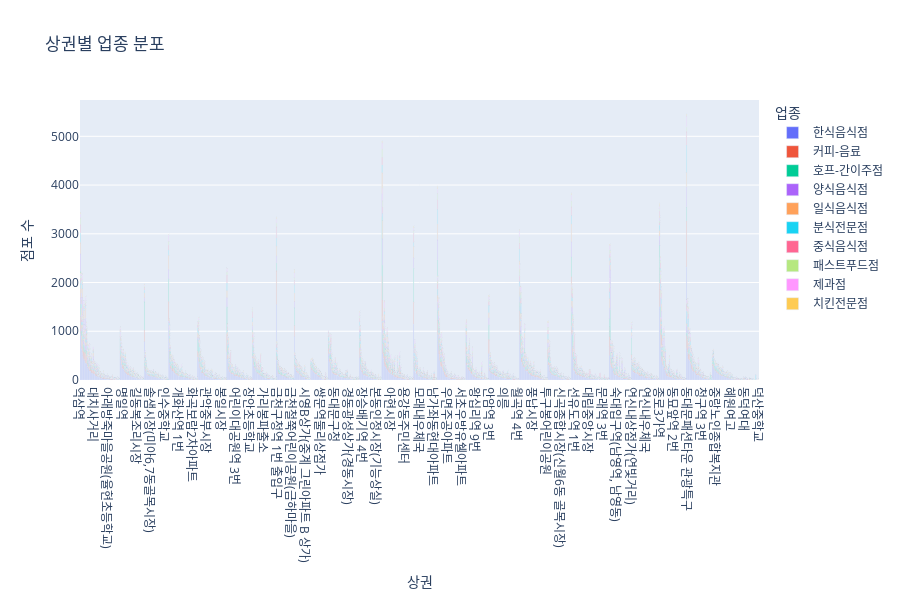

The code cell stored with this chart in its notebook:
### Markdown cell above
#### 전체 상권별 점포수

### Code cell
fig_area = px.bar(df_area,
                  x='상권명',
                  y='점포수',
                  color='업종명',
                  title='상권별 업종 분포',
                  text='점포수')
fig_area.update_layout(xaxis_title='상권', yaxis_title='점포 수', legend_title='업종', height=600)
fig_area.show()

### Figure 1 — Plotly figure (JSON) as saved in the notebook; plotly's stock layout.template omitted (floating-point values rounded to 4 significant figures; data arrays with more than 128 entries replaced by an {"elided": "..."} marker saying what was removed)
{"data": [{"hovertemplate": "업종명=한식음식점<br>상권명=%{x}<br>점포수=%{text}<extra></extra>", "legendgroup": "한식음식점", "marker": {"color": "#636efa", "pattern": {"shape": ""}}, "name": "한식음식점", "orientation": "v", "showlegend": true, "text": {"elided": "1579 float values"}, "textposition": "auto", "type": "bar", "x": {"elided": "1579 str values"}, "xaxis": "x", "y": {"elided": "1579 float values"}, "yaxis": "y"}, {"hovertemplate": "업종명=커피-음료<br>상권명=%{x}<br>점포수=%{text}<extra></extra>", "legendgroup": "커피-음료", "marker": {"color": "#EF553B", "pattern": {"shape": ""}}, "name": "커피-음료", "orientation": "v", "showlegend": true, "text": {"elided": "1533 float values"}, "textposition": "auto", "type": "bar", "x": {"elided": "1533 str values"}, "xaxis": "x", "y": {"elided": "1533 float values"}, "yaxis": "y"}, {"hovertemplate": "업종명=호프-간이주점<br>상권명=%{x}<br>점포수=%{text}<extra></extra>", "legendgroup": "호프-간이주점", "marker": {"color": "#00cc96", "pattern": {"shape": ""}}, "name": "호프-간이주점", "orientation": "v", "showlegend": true, "text": {"elided": "1338 float values"}, "textposition": "auto", "type": "bar", "x": {"elided": "1338 str values"}, "xaxis": "x", "y": {"elided": "1338 float values"}, "yaxis": "y"}, {"hovertemplate": "업종명=양식음식점<br>상권명=%{x}<br>점포수=%{text}<extra></extra>", "legendgroup": "양식음식점", "marker": {"color": "#ab63fa", "pattern": {"shape": ""}}, "name": "양식음식점", "orientation": "v", "showlegend": true, "text": {"elided": "1066 float values"}, "textposition": "auto", "type": "bar", "x": {"elided": "1066 str values"}, "xaxis": "x", "y": {"elided": "1066 float values"}, "yaxis": "y"}, {"hovertemplate": "업종명=일식음식점<br>상권명=%{x}<br>점포수=%{text}<extra></extra>", "legendgroup": "일식음식점", "marker": {"color": "#FFA15A", "pattern": {"shape": ""}}, "name": "일식음식점", "orientation": "v", "showlegend": true, "text": {"elided": "1045 float values"}, "textposition": "auto", "type": "bar", "x": {"elided": "1045 str values"}, "xaxis": "x", "y": {"elided": "1045 float values"}, "yaxis": "y"}, {"hovertemplate": "업종명=분식전문점<br>상권명=%{x}<br>점포수=%{text}<extra></extra>", "legendgroup": "분식전문점", "marker": {"color": "#19d3f3", "pattern": {"shape": ""}}, "name": "분식전문점", "orientation": "v", "showlegend": true, "text": {"elided": "1373 float values"}, "textposition": "auto", "type": "bar", "x": {"elided": "1373 str values"}, "xaxis": "x", "y": {"elided": "1373 float values"}, "yaxis": "y"}, {"hovertemplate": "업종명=중식음식점<br>상권명=%{x}<br>점포수=%{text}<extra></extra>", "legendgroup": "중식음식점", "marker": {"color": "#FF6692", "pattern": {"shape": ""}}, "name": "중식음식점", "orientation": "v", "showlegend": true, "text": {"elided": "1123 float values"}, "textposition": "auto", "type": "bar", "x": {"elided": "1123 str values"}, "xaxis": "x", "y": {"elided": "1123 float values"}, "yaxis": "y"}, {"hovertemplate": "업종명=패스트푸드점<br>상권명=%{x}<br>점포수=%{text}<extra></extra>", "legendgroup": "패스트푸드점", "marker": {"color": "#B6E880", "pattern": {"shape": ""}}, "name": "패스트푸드점", "orientation": "v", "showlegend": true, "text": {"elided": "1119 float values"}, "textposition": "auto", "type": "bar", "x": {"elided": "1119 str values"}, "xaxis": "x", "y": {"elided": "1119 float values"}, "yaxis": "y"}, {"hovertemplate": "업종명=제과점<br>상권명=%{x}<br>점포수=%{text}<extra></extra>", "legendgroup": "제과점", "marker": {"color": "#FF97FF", "pattern": {"shape": ""}}, "name": "제과점", "orientation": "v", "showlegend": true, "text": {"elided": "1226 float values"}, "textposition": "auto", "type": "bar", "x": {"elided": "1226 str values"}, "xaxis": "x", "y": {"elided": "1226 float values"}, "yaxis": "y"}, {"hovertemplate": "업종명=치킨전문점<br>상권명=%{x}<br>점포수=%{text}<extra></extra>", "legendgroup": "치킨전문점", "marker": {"color": "#FECB52", "pattern": {"shape": ""}}, "name": "치킨전문점", "orientation": "v", "showlegend": true, "text": {"elided": "1181 float values"}, "textposition": "auto", "type": "bar", "x": {"elided": "1181 str values"}, "xaxis": "x", "y": {"elided": "1181 float values"}, "yaxis": "y"}], "layout": {"barmode": "relative", "height": 600, "legend": {"title": {"text": "업종"}, "tracegroupgap": 0}, "title": {"text": "상권별 업종 분포"}, "xaxis": {"anchor": "y", "domain": [0, 1], "title": {"text": "상권"}}, "yaxis": {"anchor": "x", "domain": [0, 1], "title": {"text": "점포 수"}}}}
